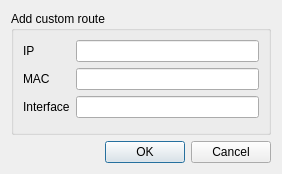
<?xml version="1.0" encoding="UTF-8"?>
<ui version="4.0">
 <class>DialogCustomRoute</class>
 <widget class="QDialog" name="DialogCustomRoute">
  <property name="geometry">
   <rect>
    <x>0</x>
    <y>0</y>
    <width>282</width>
    <height>174</height>
   </rect>
  </property>
  <property name="windowTitle">
   <string>Dialog</string>
  </property>
  <layout class="QVBoxLayout" name="verticalLayout">
   <item>
    <widget class="QGroupBox" name="groupBox">
     <property name="title">
      <string>Add custom route</string>
     </property>
     <layout class="QFormLayout" name="formLayout">
      <item row="0" column="0">
       <widget class="QLabel" name="label">
        <property name="text">
         <string>IP</string>
        </property>
       </widget>
      </item>
      <item row="0" column="1">
       <widget class="QLineEdit" name="ipEdit"/>
      </item>
      <item row="1" column="0">
       <widget class="QLabel" name="label_2">
        <property name="text">
         <string>MAC</string>
        </property>
       </widget>
      </item>
      <item row="1" column="1">
       <widget class="QLineEdit" name="macEdit"/>
      </item>
      <item row="2" column="0">
       <widget class="QLabel" name="label_3">
        <property name="text">
         <string>Interface</string>
        </property>
       </widget>
      </item>
      <item row="2" column="1">
       <widget class="QLineEdit" name="ifaceEdit"/>
      </item>
     </layout>
    </widget>
   </item>
   <item>
    <widget class="QDialogButtonBox" name="buttonBox">
     <property name="orientation">
      <enum>Qt::Horizontal</enum>
     </property>
     <property name="standardButtons">
      <set>QDialogButtonBox::Cancel|QDialogButtonBox::Ok</set>
     </property>
    </widget>
   </item>
  </layout>
 </widget>
 <resources/>
 <connections>
  <connection>
   <sender>buttonBox</sender>
   <signal>accepted()</signal>
   <receiver>DialogCustomRoute</receiver>
   <slot>accept()</slot>
   <hints>
    <hint type="sourcelabel">
     <x>248</x>
     <y>254</y>
    </hint>
    <hint type="destinationlabel">
     <x>157</x>
     <y>274</y>
    </hint>
   </hints>
  </connection>
  <connection>
   <sender>buttonBox</sender>
   <signal>rejected()</signal>
   <receiver>DialogCustomRoute</receiver>
   <slot>reject()</slot>
   <hints>
    <hint type="sourcelabel">
     <x>316</x>
     <y>260</y>
    </hint>
    <hint type="destinationlabel">
     <x>286</x>
     <y>274</y>
    </hint>
   </hints>
  </connection>
 </connections>
</ui>
